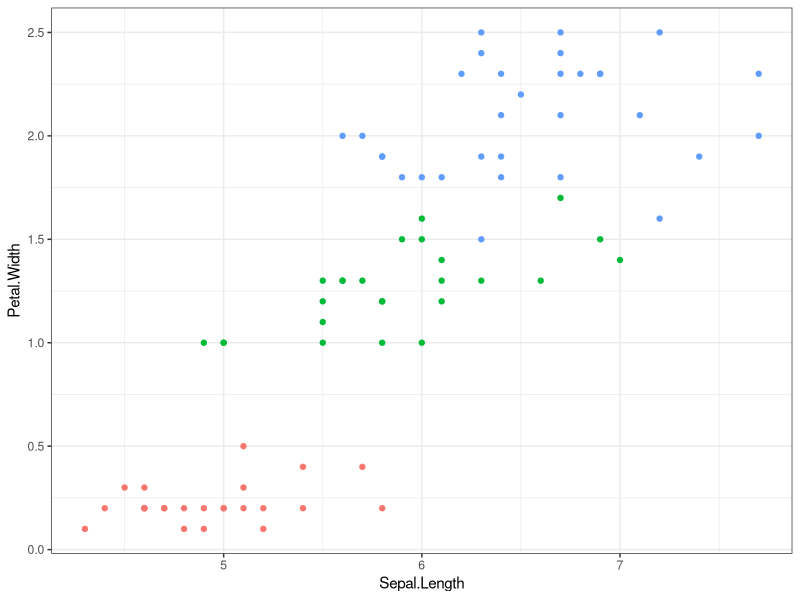

Reproduce this figure in R.
library(ggplot2)
theme_set(theme_bw())

data = read.csv("data/iris.csv")
plt = ggplot(data, aes(Sepal.Length, Petal.Width, color = Species)) +
    geom_point() +
    theme(legend.position = "none")

ggsave("figure/iris.png", plt, width = 8, height = 6.5)

